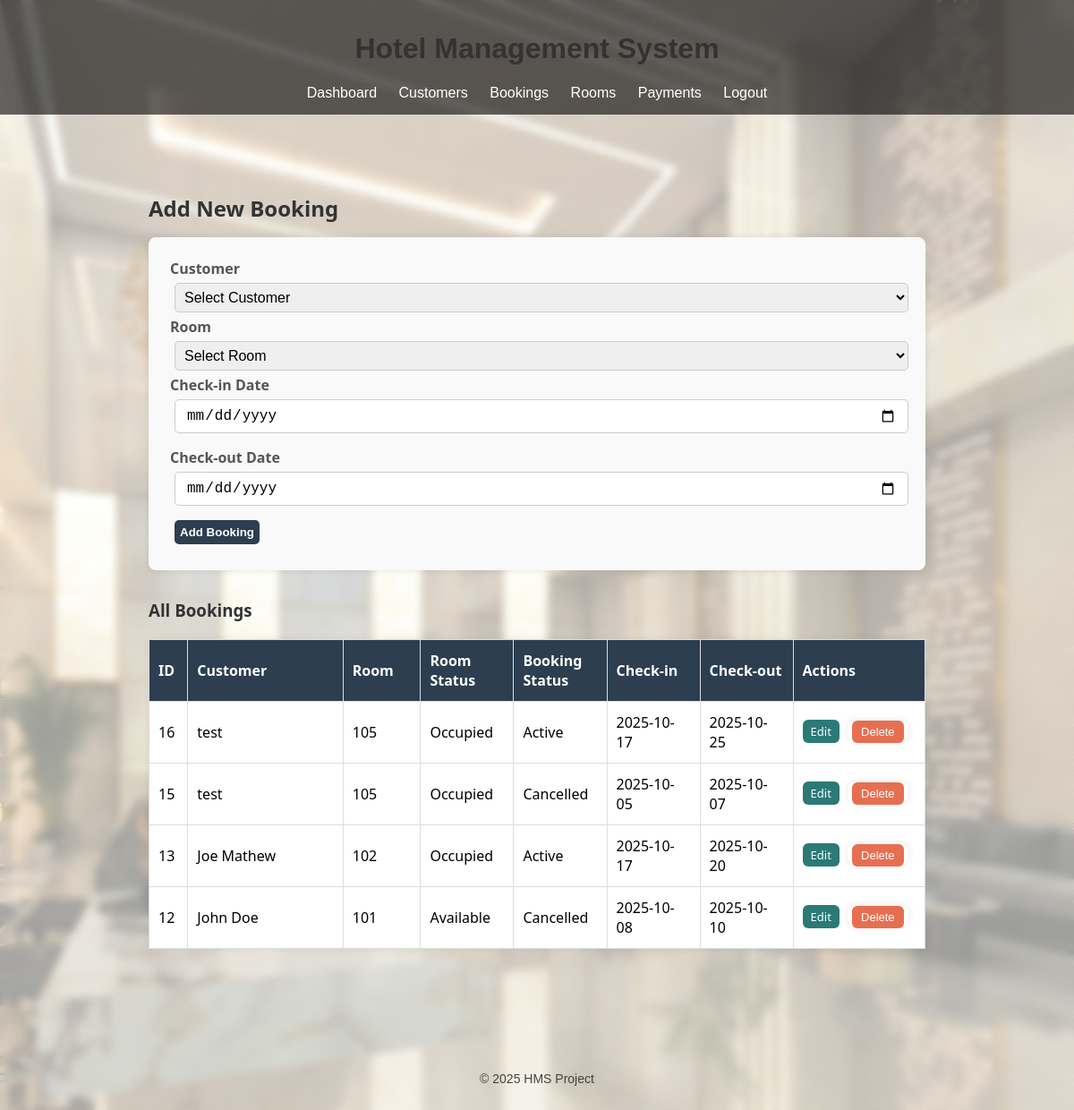
The page /bookings (signed in) on the database as committed earlier.
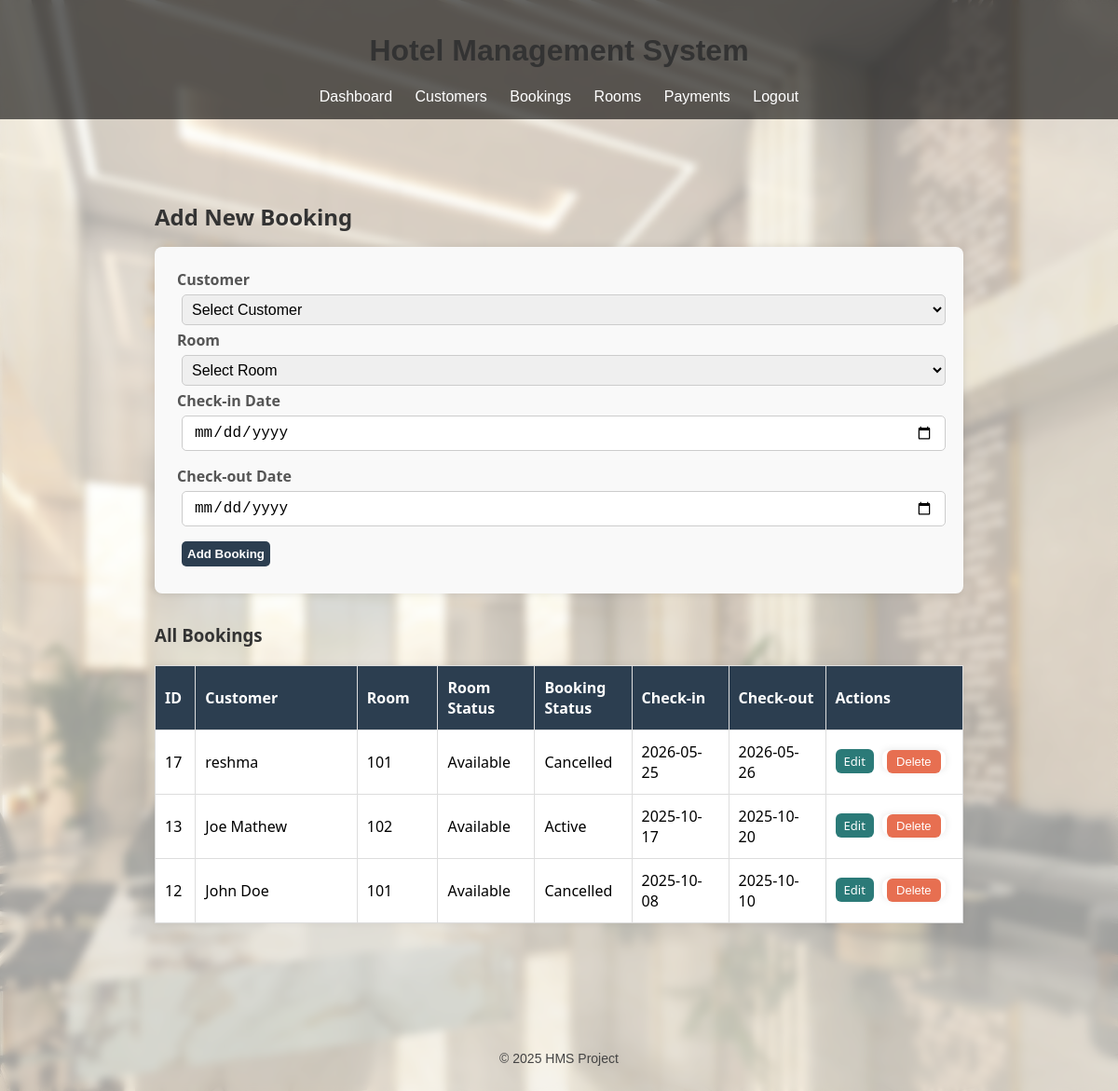
The same page on the database as committed later.
### models.py (models this page shows)
class Booking(db.Model):
    __tablename__ = 'booking'
    id = db.Column(db.Integer, primary_key=True)
    customer_id = db.Column(db.Integer, db.ForeignKey('customer.id'), nullable=False)
    room_id = db.Column(db.Integer, db.ForeignKey('room.id'), nullable=False)
    checkin = db.Column(db.String(20), nullable=False)
    checkout = db.Column(db.String(20), nullable=False)
    status = db.Column(db.String(20), default="Active")
    payments = db.relationship("Payment", backref="booking", cascade="all, delete-orphan")

class Customer(db.Model):
    __tablename__ = 'customer'
    id = db.Column(db.Integer, primary_key=True)
    name = db.Column(db.String(100), nullable=False)
    phone = db.Column(db.String(20), nullable=False)
    email = db.Column(db.String(100))
    address = db.Column(db.String(200))
    bookings = db.relationship("Booking", backref="customer", cascade="all, delete-orphan")
    payments = db.relationship("Payment", backref="customer", cascade="all, delete-orphan")

class Room(db.Model):
    __tablename__ = 'room'
    id = db.Column(db.Integer, primary_key=True)
    room_no = db.Column(db.String(10), nullable=False)
    type = db.Column(db.String(50), nullable=False)
    price = db.Column(db.Float, nullable=False)
    status = db.Column(db.String(20))
    bookings = db.relationship("Booking", backref="room", cascade="all, delete-orphan")

### app.py (the view, shortened to what this page needs)
@app.route('/bookings', methods=['GET', 'POST'])
def bookings():
    if not session.get('logged_in'):
        return redirect(url_for('login'))
    auto_free_rooms()
    all_bookings = Booking.query.order_by(Booking.id.desc()).all()
    customers = Customer.query.all()
    rooms = Room.query.all()
    return render_template('bookings.html', bookings=all_bookings, customers=customers, rooms=rooms)

### app.py (called while the page is built)
def auto_free_rooms():
    today = date.today()
    expired_bookings = Booking.query.all()
    for b in expired_bookings:
        try:
            checkout_date = dt.strptime(b.checkout, "%Y-%m-%d").date()
            if checkout_date < today:
                room = Room.query.get(b.room_id)
                if room:
                    room.status = "Available"
        except Exception:
            pass
    db.session.commit()

### templates/bookings.html (shortened to what this page needs)
{% extends 'base.html' %}
{% block content %}
<div class="container">
  <h2>{{ "Edit Booking" if edit_booking else "Add New Booking" }}</h2>
  <form method="POST" action="{{ url_for('bookings') if not edit_booking else url_for('edit_booking', id=edit_booking.id) }}">
    <label for="customer_id">Customer</label>
    <select name="customer_id" id="customer_id" required>
      <option value="">Select Customer</option>
    </select>
    <label for="room_id">Room</label>
    <select name="room_id" id="room_id" required>
      <option value="">Select Room</option>
    </select>
    <label for="checkin">Check-in Date</label>
    <input type="date" name="checkin" id="checkin" value="{{ edit_booking.checkin if edit_booking else '' }}" required>
    <label for="checkout">Check-out Date</label>
    <input type="date" name="checkout" id="checkout" value="{{ edit_booking.checkout if edit_booking else '' }}" required>
    <button type="submit">{{ "Update Booking" if edit_booking else "Add Booking" }}</button>
  </form>
  <h3>All Bookings</h3>
  <table>
  <thead>
    <tr>
      <th>ID</th>
      <th>Customer</th>
      <th>Room</th>
      <th>Room Status</th>
      <th>Booking Status</th>
      <th>Check-in</th>
      <th>Check-out</th>
      <th>Actions</th>
    </tr>
  </thead>
  <tbody>
    {% for b in bookings %}
    <tr>
      <td data-label="ID">{{ b.id }}</td>
      <td data-label="Customer">{{ b.customer.name if b.customer else "N/A" }}</td>
      <td data-label="Room">{{ b.room.room_no if b.room else "N/A" }}</td>
      <td data-label="Room Status">{{ b.room.status if b.room else "N/A" }}</td>
      <td data-label="Booking Status">{{ b.status }}</td>
      <td data-label="Check-in">{{ b.checkin }}</td>
      <td data-label="Check-out">{{ b.checkout }}</td>
      <td data-label="Actions" class="actions">
        <a href="{{ url_for('edit_booking', id=b.id) }}" class="edit-btn">Edit</a>
        <form method="post" action="{{ url_for('delete_booking', id=b.id) }}" style="display:inline;" onsubmit="return confirm('Delete this booking?');">
          <button type="submit" class="delete-btn">Delete</button>
        </form>
      </td>
      </tr>
      {% else %}
      <tr>
        <td colspan="6" style="text-align:center;">No bookings found.</td>
      </tr>
      {% endfor %}
    </tbody>
  </table>
</div>
{% endblock %}

### templates/base.html (shortened to what this page needs)
<!DOCTYPE html>
<html lang="en">
<head>
    <link rel="stylesheet" href="{{ url_for('static', filename='css/styles.css') }}">
</head>
<body>
    {% if request.endpoint != 'login' %}
    <header>
        <h1>Hotel Management System</h1>
        {% if session.get('logged_in') %}
        <nav>
            <a href="/dashboard">Dashboard</a>
            <a href="/customers">Customers</a>
            <a href="/bookings">Bookings</a>
            <a href="/rooms">Rooms</a>
            <a href="/payments">Payments</a>
            <a href="/logout">Logout</a>
        </nav>
        {% endif %}
    </header>
    {% endif %}
    <main>
        {% block content %}{% endblock %}
    </main>
    <footer>
        <p>© 2025 HMS Project</p>
    </footer>
</body>
</html>

### static/css/styles.css (style rules this page uses)
body { font-family: Arial, sans-serif; margin: 0; padding: 0; background: url("../images/hotel-bg.jpg") no-repeat center center fixed; background-size: cover; }
body::before { content: ""; position: fixed; top: 0; left: 0; width: 100%; height: 100%; background: rgba(255,255,255,0.6); backdrop-filter: blur(5px); z-index: -1; }
header { background: rgba(0, 0, 0, 0.6); color: #fff; padding: 15px; text-align: center; }
nav a { color: white; margin: 0 10px; text-decoration: none; }
main { padding: 20px; }
footer { text-align: center; padding: 15px; background: transparent; color: #444; margin-top: 40px; font-size: 14px; }
table, th, td { border: 1px solid #ccc; border-collapse: collapse; padding: 8px; background: white; }
th { background-color: #eee; text-align: left; }
td a { margin-right: 5px; text-decoration: none; }
h1, h2, h3 { color: #333; }
form input, form select, form button, form a { margin-top: 5px; display: block; }
form input, form select, form button { margin: 5px; padding: 6px; }
table { width: 100%; margin-top: 20px; border-collapse: collapse; }
th, td { padding: 10px; border: 1px solid #ddd; }
*, *::before, *::after { box-sizing: border-box; }
form { background-color: #f9f9f9; padding: 1.5rem; border-radius: 8px; box-shadow: 0 0 8px rgba(0,0,0,0.1); margin-bottom: 2rem; }
input[type="text"], input[type="number"], input[type="date"], select { width: 100%; max-width: 100%; padding: 0.5rem 0.75rem; margin-bottom: 1rem; border: 1px solid #ccc; border-radius: 5px; font-size: 1rem; transition: border-color 0.3s ease; }
form button, .actions a, .actions form button, th { background-color: #2c3e50 !important; color: white !important; }
.actions a, .actions form button { font-size: 13px !important; padding: 4px 9px !important; border-radius: 6px !important; font-weight: 500; transition: background-color 0.25s ease, transform 0.15s ease; }
.actions a.edit-btn, .actions form button.edit-btn { background-color: #2b7a78 !important; color: #ffffff !important; }
.actions a.delete-btn, .actions form button.delete-btn { background-color: #e76f51 !important; color: #fff !important; }
.actions form { display: inline; }
.actions form button { font-size: 13px !important; padding: 4px 9px !important; border-radius: 6px !important; font-weight: 500; line-height: normal !important; vertical-align: middle !important; }
.actions form { display: inline; margin: 0; padding: 0; background: transparent; border: none; }
.actions .delete-btn { display: inline-block; background-color: #e76f51 !important; color: #fff !important; font-size: 13px !important; padding: 5px 10px !important; border-radius: 6px !important; border: none !important; cursor: pointer; font-weight: 500; line-height: normal !important; }

### templates/bookings.html (style rules this page uses)
.container { max-width: 900px; margin: 2rem auto; padding: 1rem; font-family: 'Segoe UI', Tahoma, Geneva, Verdana, sans-serif; }
h2, h3 { color: #333; margin-bottom: 1rem; }
form { background-color: #f9f9f9; padding: 1.5rem; border-radius: 8px; box-shadow: 0 0 8px rgba(0,0,0,0.1); margin-bottom: 2rem; }
label { display: block; margin-bottom: 0.3rem; font-weight: 600; color: #555; }
select, input[type="date"] { width: 100%; padding: 0.5rem 0.75rem; margin-bottom: 1rem; border: 1px solid #ccc; border-radius: 5px; font-size: 1rem; transition: border-color 0.3s ease; }
button { background-color: #007bff; color: white; font-weight: 700; padding: 0.6rem 1.2rem; border: none; border-radius: 5px; cursor: pointer; transition: background-color 0.3s ease; }
table { width: 100%; border-collapse: collapse; box-shadow: 0 0 10px rgba(0,0,0,0.05); table-layout: fixed; }
th, td { padding: 12px 10px; text-align: left; border-bottom: 1px solid #ddd; word-wrap: break-word; }
th:nth-child(1) { width: 5%; }
th:nth-child(2) { width: 20%; }
th:nth-child(3) { width: 10%; }
th:nth-child(4) { width: 12%; }
th:nth-child(5) { width: 12%; }
th:nth-child(6) { width: 12%; }
th:nth-child(7) { width: 12%; }
th:nth-child(8) { width: 17%; }

Rows that differ between the two databases and show on the page:
removed Booking: id "16", customer "test", room "105", room "Occupied", status "Active", checkin "2025-10-17", checkout "2025-10-25"
removed Booking: id "15", customer "test", room "105", room "Occupied", status "Cancelled", checkin "2025-10-05", checkout "2025-10-07"
added Booking: id "17", customer "reshma", room "101", room "Available", status "Cancelled", checkin "2026-05-25", checkout "2026-05-26"
changed through a linked row, Booking "Active": room "Occupied" → "Available"
